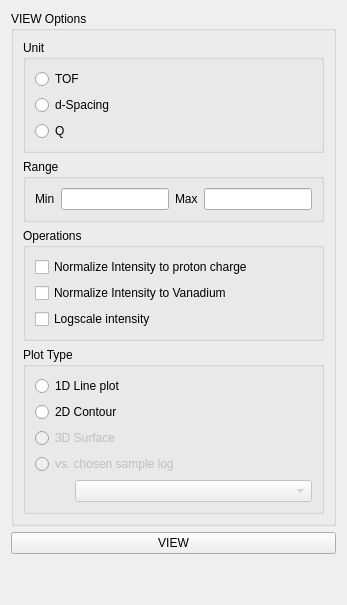
      <widget class="QWidget" name="tab_view">
       <attribute name="title">
        <string>View</string>
       </attribute>
       <layout class="QGridLayout" name="gridLayout_11">
        <item row="2" column="0">
         <spacer name="verticalSpacer">
          <property name="orientation">
           <enum>Qt::Vertical</enum>
          </property>
          <property name="sizeHint" stdset="0">
           <size>
            <width>20</width>
            <height>40</height>
           </size>
          </property>
         </spacer>
        </item>
        <item row="0" column="0">
         <widget class="QGroupBox" name="groupBox_16">
          <property name="title">
           <string>VIEW Options</string>
          </property>
          <layout class="QVBoxLayout" name="verticalLayout_3">
           <item>
            <widget class="QGroupBox" name="groupBox_12">
             <property name="title">
              <string>Unit</string>
             </property>
             <layout class="QVBoxLayout" name="verticalLayout_13">
              <item>
               <widget class="QRadioButton" name="radioButton_viewInTOF">
                <property name="text">
                 <string>TOF</string>
                </property>
               </widget>
              </item>
              <item>
               <widget class="QRadioButton" name="radioButton_viewInD">
                <property name="text">
                 <string>d-Spacing</string>
                </property>
               </widget>
              </item>
              <item>
               <widget class="QRadioButton" name="radioButton_viewInQ">
                <property name="text">
                 <string>Q</string>
                </property>
               </widget>
              </item>
             </layout>
            </widget>
           </item>
           <item>
            <widget class="QGroupBox" name="groupBox_20">
             <property name="title">
              <string>Range</string>
             </property>
             <layout class="QGridLayout" name="gridLayout_5">
              <item row="0" column="0">
               <widget class="QLabel" name="label_13">
                <property name="text">
                 <string>Min</string>
                </property>
               </widget>
              </item>
              <item row="0" column="1">
               <widget class="QLineEdit" name="lineEdit_minX"/>
              </item>
              <item row="0" column="2">
               <widget class="QLabel" name="label_14">
                <property name="text">
                 <string>Max</string>
                </property>
               </widget>
              </item>
              <item row="0" column="3">
               <widget class="QLineEdit" name="lineEdit_maxX"/>
              </item>
             </layout>
            </widget>
           </item>
           <item>
            <widget class="QGroupBox" name="groupBox_21">
             <property name="title">
              <string>Operations</string>
             </property>
             <layout class="QVBoxLayout" name="verticalLayout_5">
              <item>
               <widget class="QCheckBox" name="checkBox_normaliseCurrent">
                <property name="text">
                 <string>Normalize Intensity to proton charge</string>
                </property>
               </widget>
              </item>
              <item>
               <widget class="QCheckBox" name="checkBox_normaliseByVanadium">
                <property name="text">
                 <string>Normalize Intensity to Vanadium</string>
                </property>
               </widget>
              </item>
              <item>
               <widget class="QCheckBox" name="checkBox_logScaleIntensity">
                <property name="text">
                 <string>Logscale intensity</string>
                </property>
               </widget>
              </item>
             </layout>
            </widget>
           </item>
           <item>
            <widget class="QGroupBox" name="groupBox_3">
             <property name="title">
              <string>Plot Type</string>
             </property>
             <layout class="QVBoxLayout" name="verticalLayout_4">
              <item>
               <widget class="QRadioButton" name="radioButton_plotData1D">
                <property name="text">
                 <string>1D Line plot</string>
                </property>
               </widget>
              </item>
              <item>
               <widget class="QRadioButton" name="radioButton_plotData2D">
                <property name="enabled">
                 <bool>true</bool>
                </property>
                <property name="text">
                 <string>2D Contour</string>
                </property>
               </widget>
              </item>
              <item>
               <widget class="QRadioButton" name="radioButton_plotData3D">
                <property name="enabled">
                 <bool>false</bool>
                </property>
                <property name="text">
                 <string>3D Surface</string>
                </property>
               </widget>
              </item>
              <item>
               <widget class="QRadioButton" name="radioButton_plotDataSampleLog">
                <property name="enabled">
                 <bool>false</bool>
                </property>
                <property name="text">
                 <string>vs. chosen sample log</string>
                </property>
               </widget>
              </item>
              <item>
               <layout class="QHBoxLayout" name="horizontalLayout_6">
                <item>
                 <spacer name="horizontalSpacer_5">
                  <property name="orientation">
                   <enum>Qt::Horizontal</enum>
                  </property>
                  <property name="sizeType">
                   <enum>QSizePolicy::Maximum</enum>
                  </property>
                  <property name="sizeHint" stdset="0">
                   <size>
                    <width>40</width>
                    <height>20</height>
                   </size>
                  </property>
                 </spacer>
                </item>
                <item>
                 <widget class="QComboBox" name="comboBox_xLabelLogName">
                  <property name="enabled">
                   <bool>false</bool>
                  </property>
                  <property name="sizePolicy">
                   <sizepolicy hsizetype="Preferred" vsizetype="Fixed">
                    <horstretch>0</horstretch>
                    <verstretch>0</verstretch>
                   </sizepolicy>
                  </property>
                 </widget>
                </item>
               </layout>
              </item>
             </layout>
            </widget>
           </item>
          </layout>
         </widget>
        </item>
        <item row="1" column="0">
         <widget class="QPushButton" name="pushButton_viewReducedData">
          <property name="toolTip">
           <string>&lt;html&gt;&lt;head/&gt;&lt;body&gt;&lt;p&gt;Plot to the right... &lt;/p&gt;&lt;p&gt;Plot bank 1...2 to upper 1 and upper 2 &lt;/p&gt;&lt;/body&gt;&lt;/html&gt;</string>
          </property>
          <property name="text">
           <string>VIEW</string>
          </property>
         </widget>
        </item>
       </layout>
      </widget>
